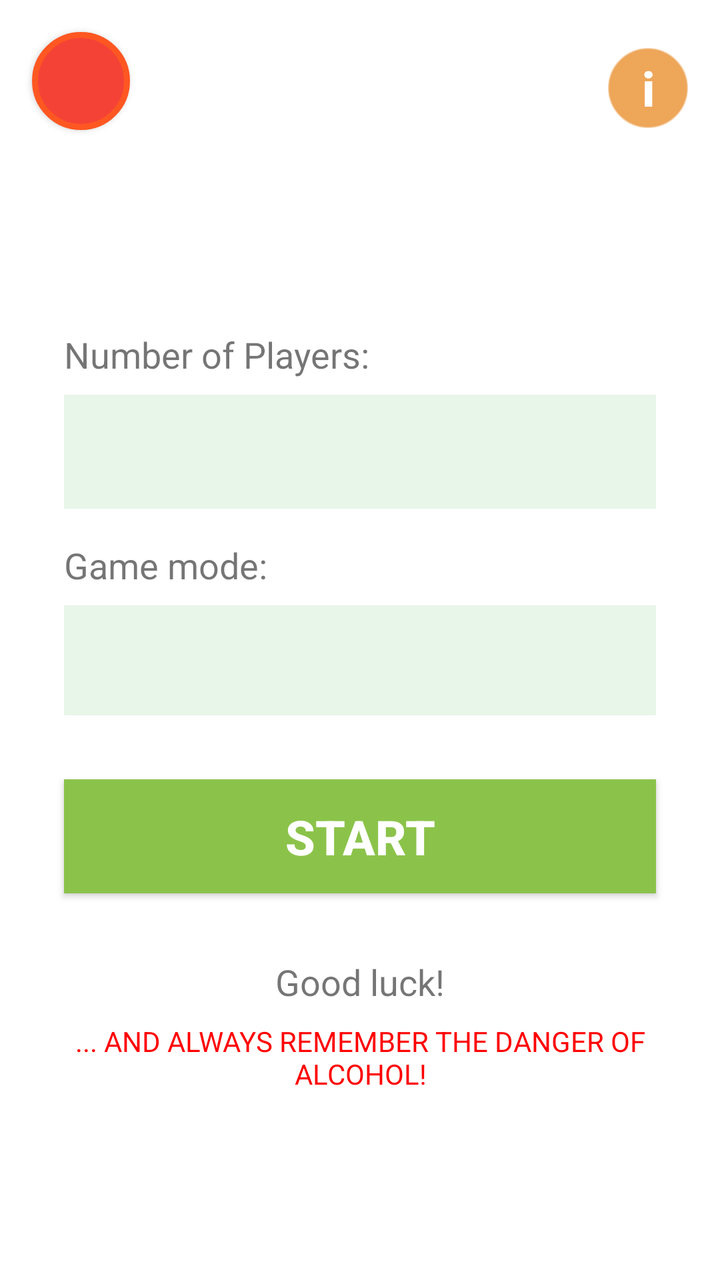
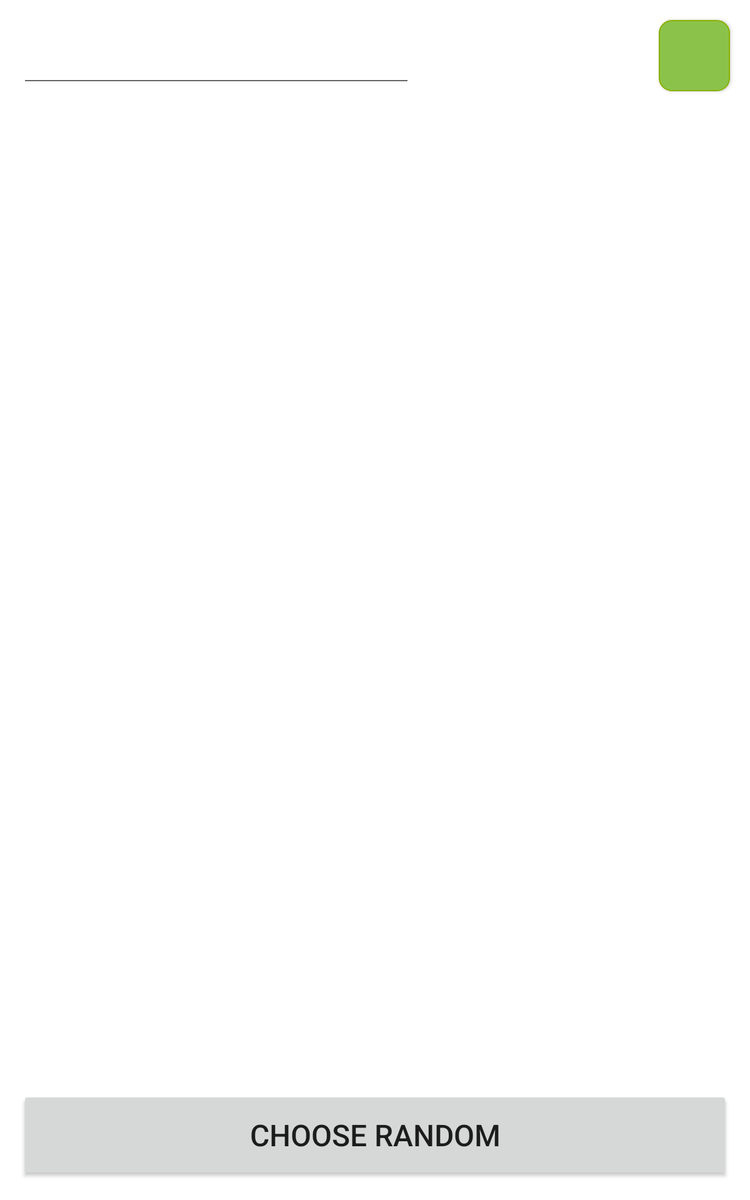

Compare how this app lays out the same screen by default and in its alternative resource folder. The renders come first, then the two layout files and the values they reference.
<!-- AndroidManifest.xml: application theme AppTheme -->
<!-- res/layout/activity_main.xml -->
<?xml version="1.0" encoding="utf-8"?>
<android.support.constraint.ConstraintLayout xmlns:android="http://schemas.android.com/apk/res/android"
    xmlns:app="http://schemas.android.com/apk/res-auto"
    xmlns:tools="http://schemas.android.com/tools"
    android:layout_width="match_parent"
    android:layout_height="match_parent"
    tools:context=".MainActivity">

    <Button
        android:id="@+id/Back"
        android:layout_width="49dp"
        android:layout_height="49dp"
        android:layout_marginStart="16dp"
        android:layout_marginLeft="16dp"
        android:layout_marginTop="16dp"
        android:layout_marginEnd="16dp"
        android:layout_marginRight="16dp"
        android:background="@drawable/button_bg_rounded_corners_back"
        android:foreground="?attr/actionModeCloseDrawable"
        android:onClick="Back"
        android:textColor="#FFFFFF"
        android:textStyle="bold"
        app:layout_constraintEnd_toEndOf="parent"
        app:layout_constraintHorizontal_bias="0.0"
        app:layout_constraintStart_toStartOf="parent"
        app:layout_constraintTop_toTopOf="parent"
        tools:visibility="visible" />

    <Spinner
        android:id="@+id/GroupNum"
        android:layout_width="0dp"
        android:layout_height="57dp"
        android:layout_marginStart="32dp"
        android:layout_marginLeft="32dp"
        android:layout_marginTop="8dp"
        android:layout_marginEnd="32dp"
        android:layout_marginRight="32dp"
        android:addStatesFromChildren="false"
        android:alwaysDrawnWithCache="true"
        android:animateLayoutChanges="false"
        android:background="#E8F5E9"
        android:focusable="auto"
        android:focusableInTouchMode="true"
        android:soundEffectsEnabled="true"
        android:spinnerMode="dialog"
        app:layout_constraintEnd_toEndOf="parent"
        app:layout_constraintStart_toStartOf="parent"
        app:layout_constraintTop_toBottomOf="@+id/textView3"
        tools:visibility="visible" />

    <Spinner
        android:id="@+id/Mode"
        android:layout_width="0dp"
        android:layout_height="55dp"
        android:layout_marginStart="32dp"
        android:layout_marginLeft="32dp"
        android:layout_marginTop="8dp"
        android:layout_marginEnd="32dp"
        android:layout_marginRight="32dp"
        android:addStatesFromChildren="false"
        android:alwaysDrawnWithCache="true"
        android:animateLayoutChanges="false"
        android:background="#E8F5E9"
        android:soundEffectsEnabled="true"
        android:spinnerMode="dialog"
        app:layout_constraintEnd_toEndOf="parent"
        app:layout_constraintStart_toStartOf="parent"
        app:layout_constraintTop_toBottomOf="@+id/textView4"
        tools:visibility="visible" />

    <Button
        android:id="@+id/SaveBtn"
        android:layout_width="0dp"
        android:layout_height="57dp"
        android:layout_marginStart="32dp"
        android:layout_marginLeft="32dp"
        android:layout_marginTop="32dp"
        android:layout_marginEnd="32dp"
        android:layout_marginRight="32dp"
        android:autoText="false"
        android:background="#8BC34A"
        android:onClick="GenerateRandomNum"
        android:radius="100dp"
        android:shadowColor="#00292929"
        android:soundEffectsEnabled="true"
        android:text="Start"
        android:textAllCaps="true"
        android:textColor="#FFFFFF"
        android:textColorHint="#181818"
        android:textSize="24sp"
        android:textStyle="bold"
        app:layout_constraintEnd_toEndOf="parent"
        app:layout_constraintHorizontal_bias="0.6"
        app:layout_constraintStart_toStartOf="parent"
        app:layout_constraintTop_toBottomOf="@+id/Mode"
        tools:visibility="visible" />

    <TextView
        android:id="@+id/textView3"
        android:layout_width="wrap_content"
        android:layout_height="wrap_content"
        android:layout_marginStart="32dp"
        android:layout_marginLeft="32dp"
        android:layout_marginTop="100dp"
        android:text="Number of Players:"
        android:textSize="18sp"
        app:layout_constraintStart_toStartOf="parent"
        app:layout_constraintTop_toBottomOf="@+id/Back" />

    <TextView
        android:id="@+id/textView4"
        android:layout_width="wrap_content"
        android:layout_height="wrap_content"
        android:layout_marginStart="32dp"
        android:layout_marginLeft="32dp"
        android:layout_marginTop="16dp"
        android:text="Game mode:"
        android:textSize="18sp"
        app:layout_constraintStart_toStartOf="parent"
        app:layout_constraintTop_toBottomOf="@+id/GroupNum" />

    <TextView
        android:id="@+id/Howto4"
        android:layout_width="0dp"
        android:layout_height="wrap_content"
        android:layout_marginTop="8dp"
        android:gravity="center_horizontal"
        android:text="... and always remember the danger of alcohol!"
        android:textAllCaps="true"
        android:textColor="#FF0000"
        app:layout_constraintEnd_toEndOf="@+id/Howto3"
        app:layout_constraintHorizontal_bias="0.0"
        app:layout_constraintStart_toStartOf="@+id/Howto3"
        app:layout_constraintTop_toBottomOf="@+id/Howto3"
        tools:visibility="visible" />

    <TextView
        android:id="@+id/Howto1"
        android:layout_width="0dp"
        android:layout_height="40dp"
        android:layout_marginStart="32dp"
        android:layout_marginLeft="32dp"
        android:layout_marginTop="16dp"
        android:layout_marginEnd="32dp"
        android:layout_marginRight="32dp"
        android:background="#9FFFCC80"
        android:gravity="center"
        android:lineSpacingExtra="14sp"
        android:shadowColor="#00000000"
        android:text="How to play!"
        android:textAllCaps="false"
        android:textColor="#FFFFFF"
        android:textSize="24sp"
        android:textStyle="bold"
        app:layout_constraintBaseline_creator="@android:integer/config_mediumAnimTime"
        app:layout_constraintEnd_toEndOf="parent"
        app:layout_constraintHorizontal_bias="0.0"
        app:layout_constraintStart_toStartOf="parent"
        app:layout_constraintTop_toBottomOf="@+id/Back"
        tools:visibility="invisible" />

    <TextView
        android:id="@+id/Howto2"
        android:layout_width="0dp"
        android:layout_height="wrap_content"
        android:autoText="false"
        android:background="#FBFAEB"
        android:text="@string/cardsdraw_howto"
        android:textAppearance="@style/TextAppearance.AppCompat.Body1"
        android:textColor="#63020202"
        android:typeface="normal"
        app:layout_constraintEnd_toEndOf="@+id/Howto1"
        app:layout_constraintHorizontal_bias="0.0"
        app:layout_constraintStart_toStartOf="@+id/Howto1"
        app:layout_constraintTop_toBottomOf="@+id/Howto1"
        tools:visibility="invisible" />

    <TextView
        android:id="@+id/Howto3"
        android:layout_width="0dp"
        android:layout_height="wrap_content"
        android:layout_marginTop="32dp"
        android:gravity="center"
        android:text="Good luck!"
        android:textSize="18sp"
        app:layout_constraintEnd_toEndOf="@+id/Howto1"
        app:layout_constraintHorizontal_bias="0.0"
        app:layout_constraintStart_toStartOf="@+id/Howto1"
        app:layout_constraintTop_toBottomOf="@+id/SaveBtn"
        tools:visibility="visible" />

    <Button
        android:id="@+id/Info"
        android:layout_width="40dp"
        android:layout_height="40dp"
        android:layout_marginTop="24dp"
        android:layout_marginEnd="16dp"
        android:layout_marginRight="16dp"
        android:background="@drawable/button_bg_rounded_corners_information"
        android:onClick="ShowInfo"
        android:text="i"
        android:textAllCaps="false"
        android:textColor="#FFFFFF"
        android:textSize="24sp"
        android:textStyle="bold"
        app:layout_constraintEnd_toEndOf="parent"
        app:layout_constraintTop_toTopOf="parent"
        tools:visibility="visible" />

</android.support.constraint.ConstraintLayout>
<!-- resources referenced by this layout -->
<resources>
  <!-- drawable button_bg_rounded_corners_back (drawable) -->
  <?xml version="1.0" encoding="utf-8"?>
  <selector xmlns:android="http://schemas.android.com/apk/res/android">
      <item>
          <shape android:shape="rectangle">
              <solid android:color="#F44336"/>
              <stroke android:color="#FF5722" android:width="3dp" />
              
              <corners android:radius="30dp" />
          </shape>
      </item>
  </selector>
  <!-- drawable button_bg_rounded_corners_information (drawable) -->
  <?xml version="1.0" encoding="utf-8"?>
  <selector xmlns:android="http://schemas.android.com/apk/res/android">
      <item>
          <shape android:shape="rectangle">
              <solid android:color="#EEA659"/>
              <stroke android:color="#8BEEA659" android:width="1dp" />
              
              <corners android:radius="30dp" />
          </shape>
      </item>
  </selector>
  <string name="cardsdraw_howto">1. Click on the green fields to choose the number of players and the game mode.\n\n2. Click on the green button to start the game.\n\n3. After starting the game, click on the button CHOOSE RANDOM.\n\n4. If you got the green card, you have to pass the smartphone to the next one.\n\n5. If you got the red card, you first have to drink 1 shot... .</string>
  <style name="AppTheme" parent="Theme.AppCompat.Light.NoActionBar">
          
          <item name="colorPrimary">@color/colorPrimary</item>
          <item name="colorPrimaryDark">@color/colorPrimaryDark</item>
          <item name="colorAccent">@color/colorAccent</item>
          <item name="android:windowBackground">@color/background</item>
      </style>
  <color name="colorPrimary">#0091EA</color>
  <color name="colorPrimaryDark">#0091EA</color>
  <color name="colorAccent">#D81B60</color>
  <color name="background">#FFFFFF</color>
</resources>
<!-- res/layout-sw600dp/activity_main.xml (the repository's variant of the layout above) -->
<!-- drawn on a 7-inch tablet held upright -->
<?xml version="1.0" encoding="utf-8"?>
<android.support.constraint.ConstraintLayout xmlns:android="http://schemas.android.com/apk/res/android"
    xmlns:app="http://schemas.android.com/apk/res-auto"
    xmlns:tools="http://schemas.android.com/tools"
    android:layout_width="match_parent"
    android:layout_height="match_parent"
    tools:context=".MainActivity">

    <Button
        android:id="@+id/RandomChoose"
        android:layout_width="0dp"
        android:layout_height="72dp"
        android:layout_marginStart="16dp"
        android:layout_marginLeft="16dp"
        android:layout_marginEnd="16dp"
        android:layout_marginRight="16dp"
        android:layout_marginBottom="16dp"
        android:onClick="guess"
        android:text="Choose random"
        android:textSize="24sp"
        app:layout_constraintBottom_toBottomOf="parent"
        app:layout_constraintEnd_toEndOf="parent"
        app:layout_constraintStart_toStartOf="parent" />

    <EditText
        android:id="@+id/GroupNum"
        android:layout_width="314dp"
        android:layout_height="57dp"
        android:layout_marginStart="16dp"
        android:layout_marginLeft="16dp"
        android:layout_marginTop="16dp"
        android:ems="10"
        android:inputType="number"
        android:onClick="GenerateRandomNum"
        android:singleLine="false"
        app:layout_constraintStart_toStartOf="parent"
        app:layout_constraintTop_toTopOf="parent" />

    <Button
        android:id="@+id/SaveBtn"
        android:layout_width="57dp"
        android:layout_height="57dp"
        android:layout_marginTop="16dp"
        android:layout_marginEnd="16dp"
        android:layout_marginRight="16dp"
        android:autoText="false"
        android:background="@drawable/button_bg_rounded_corners"
        android:foreground="@drawable/abc_ic_go_search_api_material"
        android:onClick="GenerateRandomNum"
        android:radius="100dp"
        android:shadowColor="#00292929"
        android:soundEffectsEnabled="true"
        android:textColor="#00FFFFFF"
        android:textColorHint="#181818"
        app:layout_constraintEnd_toEndOf="parent"
        app:layout_constraintTop_toTopOf="parent" />

</android.support.constraint.ConstraintLayout>
<!-- resources referenced by the variant -->
<!-- as a 7-inch tablet held upright resolves them -->
<resources>
  <!-- drawable button_bg_rounded_corners (drawable) -->
  <?xml version="1.0" encoding="utf-8"?>
  <selector xmlns:android="http://schemas.android.com/apk/res/android">
          <item>
              <shape android:shape="rectangle">
                  <solid android:color="#8BC34A"/>
                  <stroke android:color="#8BB000" android:width="1dp" />
                  
                  <corners android:radius="10dp" />
              </shape>
          </item>
  </selector>
  <style name="AppTheme" parent="Theme.AppCompat.Light.NoActionBar">
          
          <item name="colorPrimary">@color/colorPrimary</item>
          <item name="colorPrimaryDark">@color/colorPrimaryDark</item>
          <item name="colorAccent">@color/colorAccent</item>
          <item name="android:windowBackground">@color/background</item>
      </style>
  <color name="colorPrimary">#0091EA</color>
  <color name="colorPrimaryDark">#0091EA</color>
  <color name="colorAccent">#D81B60</color>
  <color name="background">#FFFFFF</color>
</resources>
